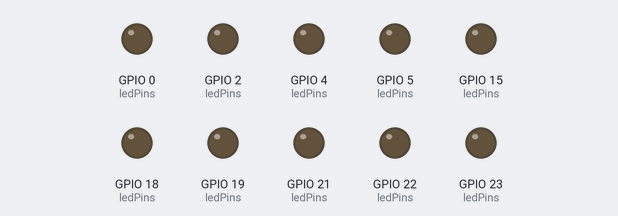
The sketch below on a simulated ESP32. Parts: output pins drawn as LEDs (lit = HIGH).

Above: at 0.05 s.
At 0.2 s:
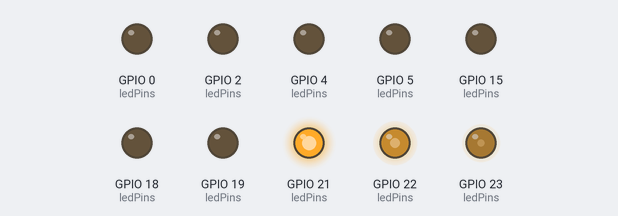
At 0.35 s:
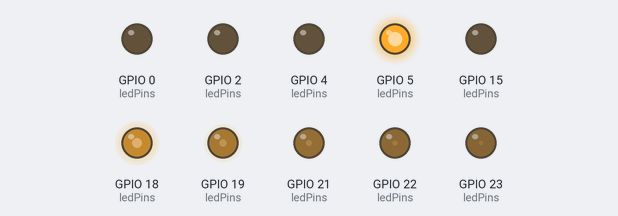
At 0.65 s:
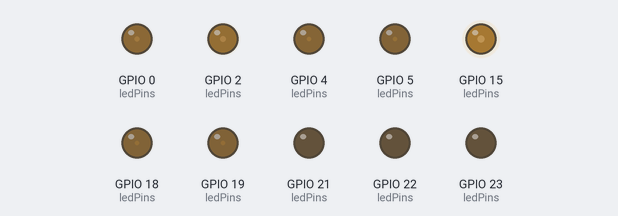
At 1.2 s:
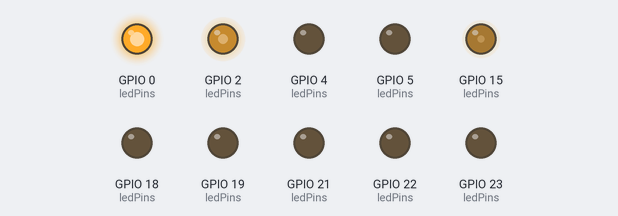
At 1.65 s:
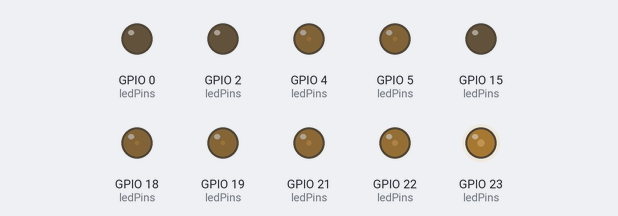
Timing chart, 0 to 4.6 s (numbered marks = the images above):
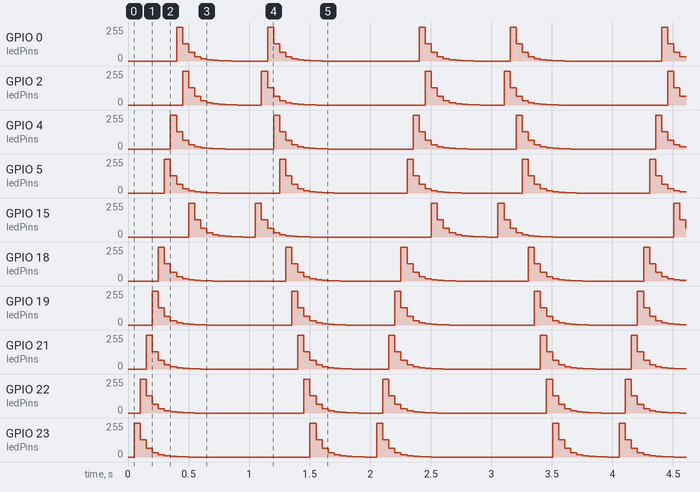

The sketch:

Sketch_04.2_FlowingLight2.ino
```cpp
/**********************************************************************
  Filename    : FlowingLight2
  Description : More cool flowing light.
  Auther      : www.freenove.com
  Modification: 2024/06/18
**********************************************************************/
const byte ledPins[] = {15, 2, 0, 4, 5, 18, 19, 21, 22, 23};    //define led pins
const byte chns[] = {0, 1, 2, 3, 4, 5, 6, 7, 8, 9};             //define the pwm channels
const int dutys[] = {0, 0, 0, 0, 0, 0, 0, 0, 0, 0,
                     1023, 512, 256, 128, 64, 32, 16, 8, 4, 2,
                     0, 0, 0, 0, 0, 0, 0, 0, 0, 0
                    };      //define the pwm dutys
int ledCounts;
int delayTimes = 50;  //flowing speed ,the smaller, the faster
void setup() {
  ledCounts = sizeof(ledPins);    //get the led counts
  for (int i = 0; i < ledCounts; i++) {   //setup the pwm channels
    ledcAttachChannel(ledPins[i], 1000, 10, chns[i]);
  }
}

void loop() {
  for (int i = 0; i < 20; i++) {        //flowing one side to other side
    for (int j = 0; j < ledCounts; j++) {
      ledcWrite(ledPins[j], dutys[i + j]);
    }
    delay(delayTimes);
  }
  for (int i = 0; i < 20; i++) {      //flowing one side to other side
    for (int j = ledCounts - 1; j > -1; j--) {
      ledcWrite(ledPins[j], dutys[i + (ledCounts - 1 - j)]);
    }
    delay(delayTimes);
  }
}
```
